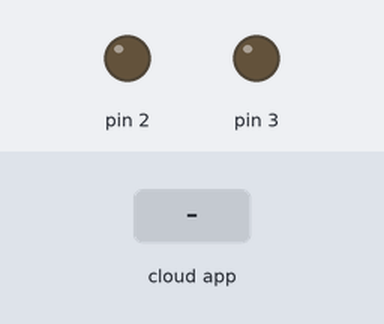
Simulated run of this sketch. Board: Arduino Mega 2560, built with avr-gcc and run on an emulated ATmega2560. Parts: output pins drawn as LEDs (lit = HIGH). Inputs (shaded band) come from the test bench. The ROS host is connected and sends only what is stated.

Above: at 1.2 s.
1.3 s: the phone or cloud app sets controle to 0
At 2.0 s:
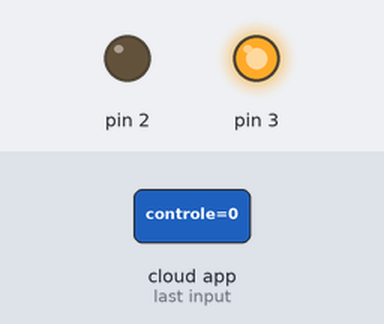
2.8 s: the phone or cloud app sets controle to 45
At 3.1 s:
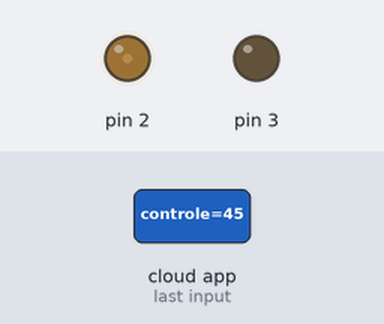
4.3 s: the phone or cloud app sets controle to 90
At 5.5 s:
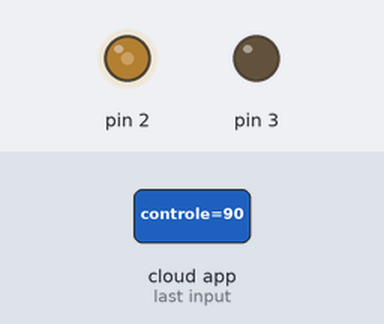
5.8 s: the phone or cloud app sets controle to 180
At 6.6 s:
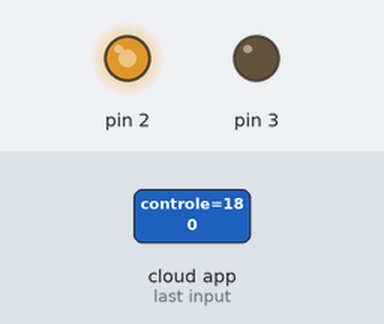
Timing chart, 0 to 8.3 s (numbered marks = the images above; inputs shaded):
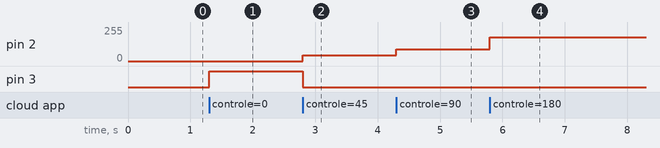

The sketch:

sketch_oct08a.ino
```cpp
#include <ArduinoHardware.h>
#include <ros.h>
#include <std_msgs/Int32.h>
#include <math.h>

ros::NodeHandle  nh;

void controleCb( const std_msgs::Int32& msg){

  int P;
  P=msg.data;

  if(P>0){
            digitalWrite(3,LOW);
          }
  else{
            digitalWrite(3,HIGH);
      }
  analogWrite(2,abs(P));

}

ros::Subscriber<std_msgs::Int32> sub("controle", &controleCb );

void setup(){
  TCCR3B = TCCR3B & B11111000 | B00000001;
  pinMode(3,OUTPUT);
  pinMode(2,OUTPUT);
  nh.initNode();
  nh.subscribe(sub);
}

void loop(){
  nh.spinOnce();

}
```

Measured:
- after the input at 1.3 s, pin 3: LOW → HIGH at once
- after the input at 2.8 s, pin 2: 0/255 → 45/255 at once; pin 3: HIGH → LOW at once
- after the input at 4.3 s, pin 2: 45/255 → 90/255 at once
- after the input at 5.8 s, pin 2: 90/255 → 180/255 at once
